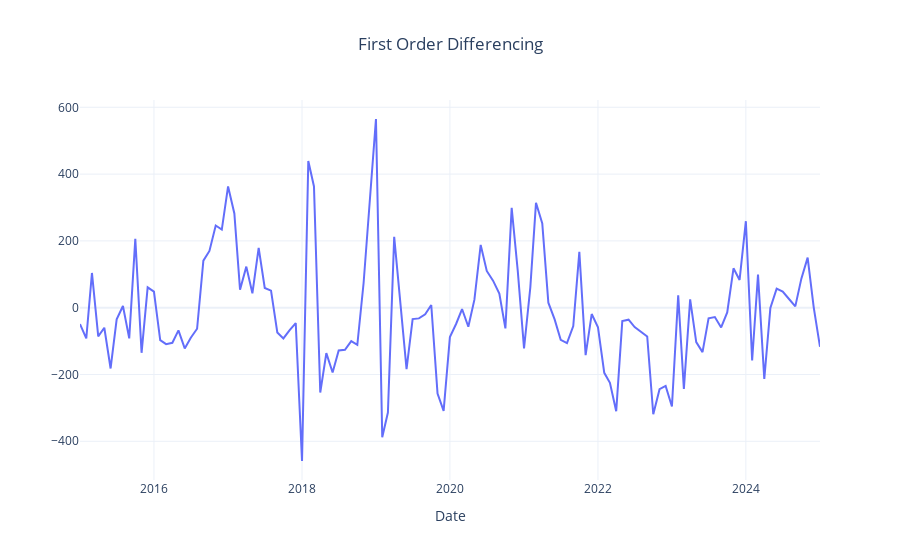

Here is the notebook cell this chart was saved with:
### Code cell
fig = go.Figure()
fig.add_trace(go.Scatter(x=data_diff.index,
                         y=data_diff['Inland Consumption'],
                         mode='lines'))


fig.update_layout(title="First Order Differencing",
                  xaxis_title='Date',
                  title_x = 0.5,
                  yaxis_title='',
                  template='plotly_white')

fig.show()
